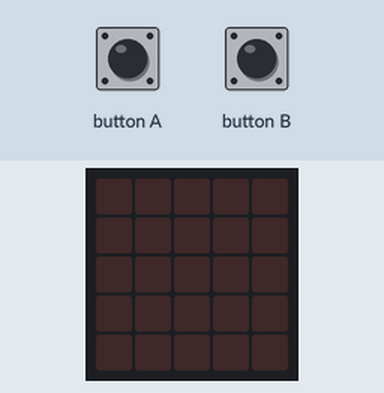
The program below on a simulated BBC micro:bit (MakeCode). Parts: the board's 5×5 LED display. The inputs (shaded band) are chosen by the test bench.

Above: at 1.2 s.
1.3 s: button B pressed for 0.15 s
At 1.72 s:
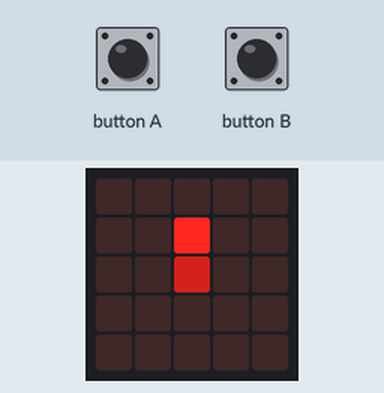
At 2.07 s:
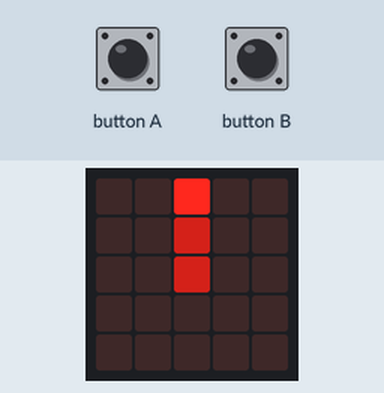
4.3 s: button A pressed for 0.15 s
At 4.9 s:
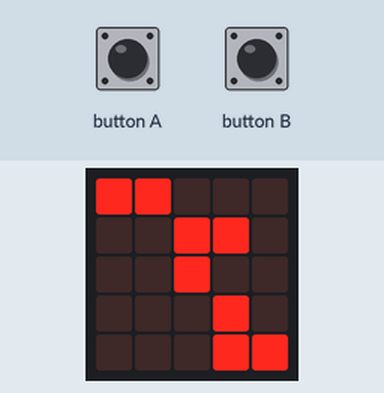
Timing chart, 0 to 7.3 s (numbered marks = the images above; inputs shaded):
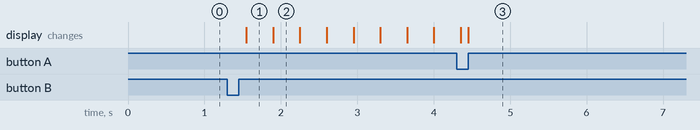

The program:

main.ts
```typescript
input.onButtonPressed(Button.A, function () {
    basic.showLeds(`
        # # . . .
        . . # # .
        . . # . .
        . . . # .
        . . . # #
        `)
})
input.onButtonPressed(Button.B, function () {
    for (let index = 0; index < 9; index++) {
        basic.pause(100)
        turtle.forward(1)
    }
})
```

test.ts
```typescript
// 在此处测试；当此软件包作为插件使用时，将不会编译此软件包。
```

Measured:
- after the input at 1.3 s, the display: changes after 0.25 s (image 1)
- after the input at 4.3 s, the display: first differs from a run without the input after 0.15 s (image 3)
